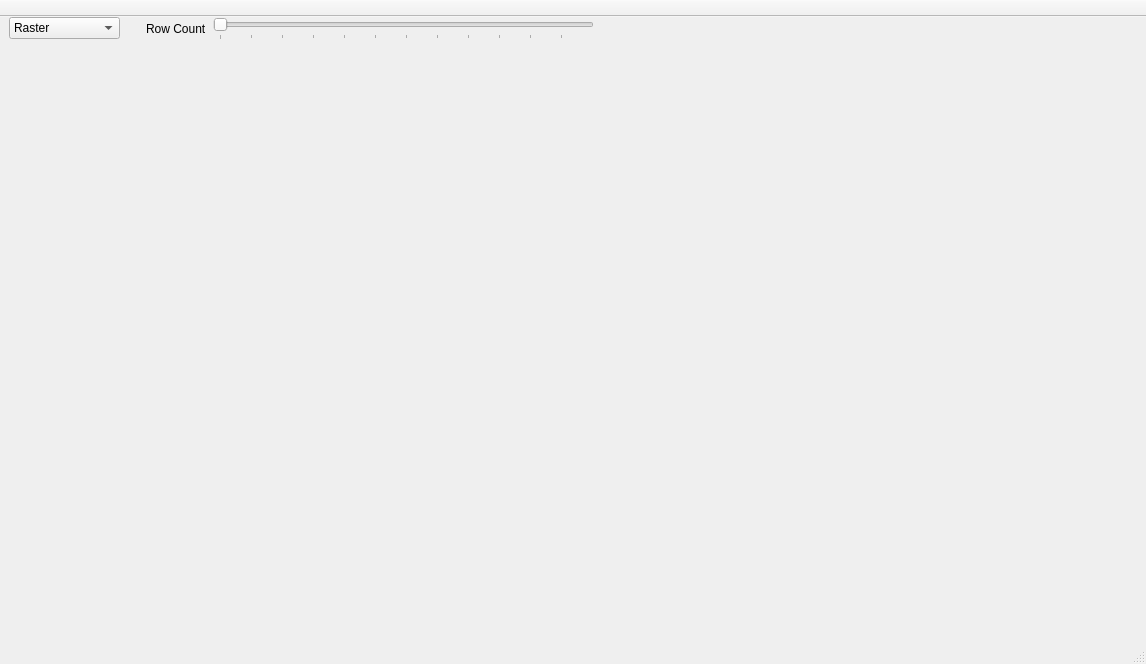
<?xml version="1.0" encoding="UTF-8"?>
<ui version="4.0">
 <class>MainWindow</class>
 <widget class="QMainWindow" name="MainWindow">
  <property name="geometry">
   <rect>
    <x>0</x>
    <y>0</y>
    <width>1146</width>
    <height>664</height>
   </rect>
  </property>
  <property name="windowTitle">
   <string>MEA Data Viewer</string>
  </property>
  <widget class="QWidget" name="centralwidget">
   <layout class="QVBoxLayout" name="verticalLayout_2" stretch="0,1">
    <property name="margin">
     <number>0</number>
    </property>
    <item>
     <widget class="QWidget" name="toolbarWidget" native="true">
      <property name="sizePolicy">
       <sizepolicy hsizetype="Preferred" vsizetype="Minimum">
        <horstretch>0</horstretch>
        <verstretch>0</verstretch>
       </sizepolicy>
      </property>
      <property name="minimumSize">
       <size>
        <width>0</width>
        <height>0</height>
       </size>
      </property>
      <layout class="QHBoxLayout" name="horizontalLayout_8" stretch="0,0,0,1">
       <property name="sizeConstraint">
        <enum>QLayout::SetMinimumSize</enum>
       </property>
       <property name="topMargin">
        <number>0</number>
       </property>
       <property name="bottomMargin">
        <number>0</number>
       </property>
       <item>
        <widget class="QComboBox" name="visualizationComboBox">
         <item>
          <property name="text">
           <string>Raster</string>
          </property>
         </item>
         <item>
          <property name="text">
           <string>Flashing Spike</string>
          </property>
         </item>
         <item>
          <property name="text">
           <string>Analog Grid</string>
          </property>
         </item>
        </widget>
       </item>
       <item>
        <spacer name="horizontalSpacer_2">
         <property name="orientation">
          <enum>Qt::Horizontal</enum>
         </property>
         <property name="sizeType">
          <enum>QSizePolicy::Fixed</enum>
         </property>
         <property name="sizeHint" stdset="0">
          <size>
           <width>20</width>
           <height>20</height>
          </size>
         </property>
        </spacer>
       </item>
       <item>
        <widget class="QStackedWidget" name="stackedWidget">
         <property name="sizePolicy">
          <sizepolicy hsizetype="Preferred" vsizetype="Minimum">
           <horstretch>0</horstretch>
           <verstretch>0</verstretch>
          </sizepolicy>
         </property>
         <property name="currentIndex">
          <number>0</number>
         </property>
         <widget class="QWidget" name="rasterPage">
          <layout class="QHBoxLayout" name="horizontalLayout_5" stretch="0,1">
           <property name="margin">
            <number>0</number>
           </property>
           <item>
            <widget class="QLabel" name="rowCountLabel">
             <property name="text">
              <string>Row Count</string>
             </property>
            </widget>
           </item>
           <item>
            <widget class="QSlider" name="rasterRowCountSlider">
             <property name="sizePolicy">
              <sizepolicy hsizetype="Expanding" vsizetype="Minimum">
               <horstretch>0</horstretch>
               <verstretch>0</verstretch>
              </sizepolicy>
             </property>
             <property name="minimumSize">
              <size>
               <width>200</width>
               <height>0</height>
              </size>
             </property>
             <property name="font">
              <font>
               <pointsize>12</pointsize>
              </font>
             </property>
             <property name="minimum">
              <number>2</number>
             </property>
             <property name="maximum">
              <number>120</number>
             </property>
             <property name="orientation">
              <enum>Qt::Horizontal</enum>
             </property>
             <property name="tickPosition">
              <enum>QSlider::TicksBelow</enum>
             </property>
             <property name="tickInterval">
              <number>0</number>
             </property>
            </widget>
           </item>
          </layout>
         </widget>
         <widget class="QWidget" name="flashingSpikePage">
          <layout class="QHBoxLayout" name="horizontalLayout_6" stretch="0,1,0">
           <property name="margin">
            <number>0</number>
           </property>
           <item>
            <widget class="QLabel" name="speedLabel_2">
             <property name="text">
              <string>Speed</string>
             </property>
            </widget>
           </item>
           <item>
            <widget class="QComboBox" name="flashingSpikeTimescaleComboBox">
             <property name="sizePolicy">
              <sizepolicy hsizetype="Maximum" vsizetype="Fixed">
               <horstretch>0</horstretch>
               <verstretch>0</verstretch>
              </sizepolicy>
             </property>
             <item>
              <property name="text">
               <string>1x</string>
              </property>
             </item>
             <item>
              <property name="text">
               <string>1/2x</string>
              </property>
             </item>
             <item>
              <property name="text">
               <string>1/20x</string>
              </property>
             </item>
             <item>
              <property name="text">
               <string>1/100x</string>
              </property>
             </item>
             <item>
              <property name="text">
               <string>1/200x</string>
              </property>
             </item>
             <item>
              <property name="text">
               <string>1/400x</string>
              </property>
             </item>
             <item>
              <property name="text">
               <string>1/800x</string>
              </property>
             </item>
             <item>
              <property name="text">
               <string>1/1600x</string>
              </property>
             </item>
            </widget>
           </item>
           <item>
            <spacer name="horizontalSpacer_3">
             <property name="orientation">
              <enum>Qt::Horizontal</enum>
             </property>
             <property name="sizeHint" stdset="0">
              <size>
               <width>40</width>
               <height>20</height>
              </size>
             </property>
            </spacer>
           </item>
          </layout>
         </widget>
         <widget class="QWidget" name="analogPage">
          <layout class="QHBoxLayout" name="horizontalLayout_7" stretch="0,0,0,0,0,0">
           <property name="margin">
            <number>0</number>
           </property>
           <item>
            <widget class="QLabel" name="scaleLabel">
             <property name="sizePolicy">
              <sizepolicy hsizetype="Minimum" vsizetype="Preferred">
               <horstretch>0</horstretch>
               <verstretch>0</verstretch>
              </sizepolicy>
             </property>
             <property name="text">
              <string>Scale</string>
             </property>
            </widget>
           </item>
           <item>
            <widget class="QDoubleSpinBox" name="analogScaleSpinBox">
             <property name="suffix">
              <string> uV</string>
             </property>
             <property name="decimals">
              <number>0</number>
             </property>
             <property name="minimum">
              <double>1.000000000000000</double>
             </property>
             <property name="maximum">
              <double>20000.000000000000000</double>
             </property>
             <property name="singleStep">
              <double>20.000000000000000</double>
             </property>
             <property name="value">
              <double>150.000000000000000</double>
             </property>
            </widget>
           </item>
           <item>
            <widget class="QCheckBox" name="filterCheckBox">
             <property name="text">
              <string>Bandpass Filter</string>
             </property>
            </widget>
           </item>
           <item>
            <widget class="QDoubleSpinBox" name="filterLowSpinBox">
             <property name="keyboardTracking">
              <bool>false</bool>
             </property>
             <property name="suffix">
              <string> Hz</string>
             </property>
             <property name="maximum">
              <double>50000.000000000000000</double>
             </property>
             <property name="value">
              <double>200.000000000000000</double>
             </property>
            </widget>
           </item>
           <item>
            <widget class="QLabel" name="label">
             <property name="text">
              <string>to</string>
             </property>
            </widget>
           </item>
           <item>
            <widget class="QDoubleSpinBox" name="filterHighSpinBox">
             <property name="keyboardTracking">
              <bool>false</bool>
             </property>
             <property name="suffix">
              <string> Hz</string>
             </property>
             <property name="maximum">
              <double>50000.000000000000000</double>
             </property>
             <property name="value">
              <double>4000.000000000000000</double>
             </property>
            </widget>
           </item>
          </layout>
         </widget>
        </widget>
       </item>
       <item>
        <spacer name="horizontalSpacer">
         <property name="orientation">
          <enum>Qt::Horizontal</enum>
         </property>
         <property name="sizeHint" stdset="0">
          <size>
           <width>40</width>
           <height>20</height>
          </size>
         </property>
        </spacer>
       </item>
      </layout>
     </widget>
    </item>
    <item>
     <layout class="QVBoxLayout" name="mainLayout">
      <item>
       <widget class="QWidget" name="widget" native="true">
        <property name="sizePolicy">
         <sizepolicy hsizetype="Expanding" vsizetype="Preferred">
          <horstretch>0</horstretch>
          <verstretch>0</verstretch>
         </sizepolicy>
        </property>
        <property name="minimumSize">
         <size>
          <width>0</width>
          <height>200</height>
         </size>
        </property>
       </widget>
      </item>
     </layout>
    </item>
   </layout>
  </widget>
  <widget class="MEAViewerStatusBar" name="statusBar"/>
  <widget class="QToolBar" name="toolBar">
   <property name="windowTitle">
    <string>toolBar</string>
   </property>
   <property name="movable">
    <bool>false</bool>
   </property>
   <property name="floatable">
    <bool>false</bool>
   </property>
   <attribute name="toolBarArea">
    <enum>TopToolBarArea</enum>
   </attribute>
   <attribute name="toolBarBreak">
    <bool>false</bool>
   </attribute>
  </widget>
  <action name="actionSave_to_Spreadsheet">
   <property name="enabled">
    <bool>false</bool>
   </property>
   <property name="text">
    <string>Save to Spreadsheet...</string>
   </property>
   <property name="shortcut">
    <string>Ctrl+S</string>
   </property>
  </action>
  <action name="actionOpen">
   <property name="text">
    <string>Open...</string>
   </property>
   <property name="shortcut">
    <string>Ctrl+O</string>
   </property>
  </action>
  <action name="actionDefault">
   <property name="text">
    <string>Default</string>
   </property>
  </action>
  <action name="actionAnalog_Waveform">
   <property name="text">
    <string>Analog Waveform</string>
   </property>
  </action>
  <action name="actionRaster">
   <property name="text">
    <string>Raster</string>
   </property>
   <property name="shortcut">
    <string>Ctrl+R</string>
   </property>
  </action>
  <action name="actionFlashingSpikes">
   <property name="text">
    <string>Flashing Spikes</string>
   </property>
   <property name="shortcut">
    <string>Ctrl+F</string>
   </property>
  </action>
  <action name="actionAnalogGrid">
   <property name="text">
    <string>Analog Grid</string>
   </property>
   <property name="shortcut">
    <string>Ctrl+A</string>
   </property>
  </action>
 </widget>
 <customwidgets>
  <customwidget>
   <class>MEAViewerStatusBar</class>
   <extends>QStatusBar</extends>
   <header>pymea.ui.widgets</header>
  </customwidget>
 </customwidgets>
 <resources/>
 <connections>
  <connection>
   <sender>visualizationComboBox</sender>
   <signal>currentIndexChanged(int)</signal>
   <receiver>stackedWidget</receiver>
   <slot>setCurrentIndex(int)</slot>
   <hints>
    <hint type="sourcelabel">
     <x>186</x>
     <y>50</y>
    </hint>
    <hint type="destinationlabel">
     <x>140</x>
     <y>214</y>
    </hint>
   </hints>
  </connection>
 </connections>
</ui>
